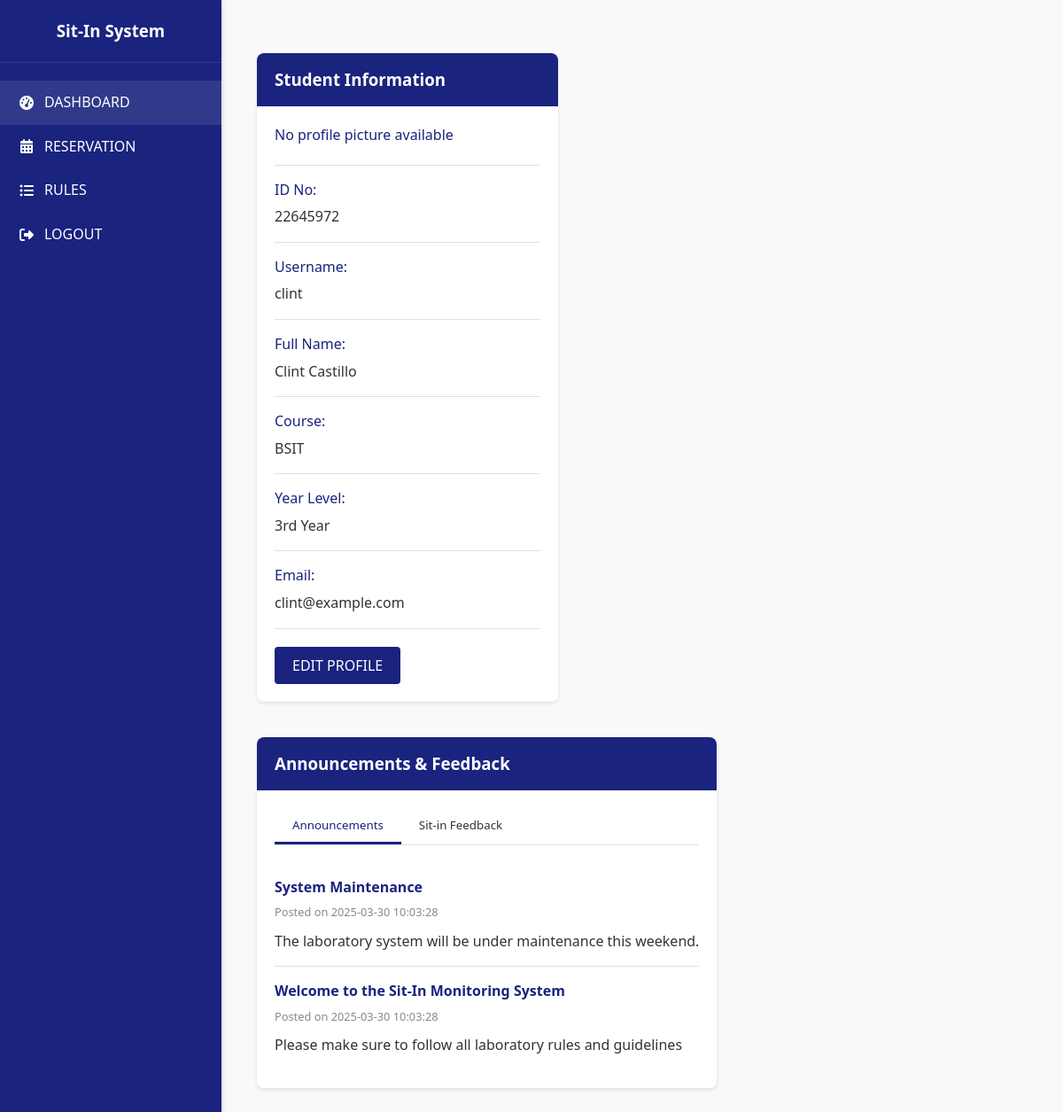
The app's page /dashboard (signed in) with its own data.
### tables this page shows
CREATE TABLE users (
        id INTEGER PRIMARY KEY AUTOINCREMENT,
        id_number TEXT UNIQUE NOT NULL,
        first_name TEXT NOT NULL,
        last_name TEXT NOT NULL,
        middle_name TEXT,
        email TEXT UNIQUE NOT NULL,
        course TEXT NOT NULL,
        level TEXT NOT NULL,
        username TEXT UNIQUE NOT NULL,
        password TEXT NOT NULL,
        profile_pic TEXT
    );

CREATE TABLE announcements (
        id INTEGER PRIMARY KEY AUTOINCREMENT,
        title TEXT NOT NULL,
        content TEXT NOT NULL,
        posted_date TIMESTAMP DEFAULT CURRENT_TIMESTAMP
    );

### app.py (the view)
@app.route('/dashboard')
@login_required
def dashboard():
    user = get_user(session['user_id'])
    db = get_db()
    announcements = db.execute('SELECT * FROM announcements ORDER BY posted_date DESC').fetchall()
    return render_template('dashboard.html', user=user, announcements=announcements)

### app.py (called while the page is built)
def get_db():
    db = getattr(g, '_database', None)
    if db is None:
        db = g._database = sqlite3.connect(DATABASE)
        db.row_factory = sqlite3.Row
    return db

@app.teardown_appcontext
def close_connection(exception):
    db = getattr(g, '_database', None)
    if db is not None:
        db.close()

def login_required(f):
    @wraps(f)
    def decorated_function(*args, **kwargs):
        if 'user_id' not in session:
            flash('Please log in to access this page', 'warning')
            return redirect(url_for('login'))
        return f(*args, **kwargs)
    return decorated_function

def get_user(user_id):
    db = get_db()
    user = db.execute('SELECT * FROM users WHERE id = ?', (user_id,)).fetchone()
    return user

### templates/dashboard.html (shortened to what this page needs)
{% extends 'base.html' %}
{% block dashboard_layout %}
<div class="dashboard">
    <div class="sidebar">
        <div class="sidebar-logo">
            <h3>Sit-In System</h3>
        </div>
        <div class="sidebar-nav">
            <a href="{{ url_for('dashboard') }}" class="active">
                <i class="fas fa-tachometer-alt"></i> DASHBOARD
            </a>
            <a href="{{ url_for('reservation') }}">
                <i class="fas fa-calendar-alt"></i> RESERVATION
            </a>
            <a href="{{ url_for('rules') }}">
                <i class="fas fa-list-ul"></i> RULES
            </a>
            <a href="{{ url_for('logout') }}">
                <i class="fas fa-sign-out-alt"></i> LOGOUT
            </a>
        </div>
    </div>
    <div class="content-area">
        <div class="main-content">
            <div class="profile-section">
                <div class="card">
                    <div class="card-header">
                        <h3>Student Information</h3>
                    </div>
                    <div class="card-body">
                        <div class="profile-info">
                            <div class="info-row">
                                {% if user['profile_pic'] %}
                                <div class="profile-image">
                                    <img src="{{ url_for('static', filename=user['profile_pic']) }}" alt="Profile Picture" style="max-width: 150px; max-height: 150px; border-radius: 5px;">
                                </div>
                                {% else %}
                                <div class="info-label">No profile picture available</div>
                                {% endif %}
                            </div>
                            <div class="info-row">
                                <div class="info-label">ID No:</div>
                                <div class="info-value">{{ user['id_number'] }}</div>
                            </div>
                            <div class="info-row">
                                <div class="info-label">Username:</div>
                                <div class="info-value">{{ user['username'] }}</div>
                            </div>
                            <div class="info-row">
                                <div class="info-label">Full Name:</div>
                                <div class="info-value">{{ user['first_name'] }} {% if user['middle_name'] %}{{ user['middle_name'] }} {% endif %}{{ user['last_name'] }}</div>
                            </div>
                            <div class="info-row">
                                <div class="info-label">Course:</div>
                                <div class="info-value">{{ user['course'] }}</div>
                            </div>
                            <div class="info-row">
                                <div class="info-label">Year Level:</div>
                                <div class="info-value">{{ user['level'] }}</div>
                            </div>
                            <div class="info-row">
                                <div class="info-label">Email:</div>
                                <div class="info-value">{{ user['email'] }}</div>
                            </div>
                            <div class="profile-actions">
                                <button class="btn" onclick="location.href='{{ url_for('edit_profile') }}'">EDIT PROFILE</button>
                            </div>
                        </div>
                    </div>
                </div>
                <div class="card">
                    <div class="card-header">
                        <h3>Announcements & Feedback</h3>
                    </div>
                    <div class="card-body">
                        <div class="tabs">
                            <button class="tab active" data-target="announcements-tab">Announcements</button>
                            <button class="tab" data-target="feedback-tab">Sit-in Feedback</button>
                        </div>
                        <div id="announcements-tab" class="tab-content active">
                            <div class="announcements">
                                {% for announcement in announcements %}
                                <div class="announcement-item">
                                    <div class="announcement-header">{{ announcement['title'] }}</div>
                                    <div class="announcement-date">Posted on {{ announcement['posted_date'] }}</div>
                                    <div class="announcement-content">{{ announcement['content'] }}</div>
                                </div>
                                {% endfor %}
                            </div>
                        </div>
                    </div>
                </div>
            </div>
        </div>
    </div>
</div>
{% endblock %}

### templates/base.html (shortened to what this page needs)
<!DOCTYPE html>
<html lang="en">
<head>
    <link rel="stylesheet" href="{{ url_for('static', filename='css/style.css') }}">
    <link rel="stylesheet" href="https://cdnjs.cloudflare.com/ajax/libs/font-awesome/6.4.0/css/all.min.css">
</head>
<body>
    {% block dashboard_layout %}
    {% endblock %}
</body>
</html>

### static/css/style.css (style rules this page uses)
:root { --primary-color: #1a237e; --secondary-color: #ffc107; --accent-color: #673ab7; --background-color: #f9f9f9; --text-color: #333; --light-gray: #e0e0e0; --white: #ffffff; --shadow: 0 2px 4px rgba(0, 0, 0, 0.1); }
* { margin: 0; padding: 0; box-sizing: border-box; font-family: 'Segoe UI', Tahoma, Geneva, Verdana, sans-serif; }
body { background-color: var(--background-color); color: var(--text-color); line-height: 1.6; }
.main-content { padding: 20px; max-width: 1200px; margin: 0 auto; }
.btn { display: inline-block; padding: 10px 20px; background-color: var(--primary-color); color: var(--white); border: none; border-radius: 4px; cursor: pointer; font-size: 16px; font-weight: 500; text-align: center; transition: background-color 0.3s, transform 0.1s; }
.dashboard { display: flex; min-height: 100vh; }
.sidebar { width: 250px; background-color: var(--primary-color); color: var(--white); padding: 20px 0; box-shadow: 2px 0 5px rgba(0, 0, 0, 0.1); }
.sidebar-logo { text-align: center; padding: 0 20px 20px; border-bottom: 1px solid rgba(255, 255, 255, 0.1); }
.sidebar-nav { margin-top: 20px; }
.sidebar-nav a { display: flex; align-items: center; padding: 12px 20px; color: var(--white); text-decoration: none; transition: background-color 0.3s; }
.sidebar-nav a:hover, .sidebar-nav a.active { background-color: rgba(255, 255, 255, 0.1); }
.sidebar-nav i { margin-right: 10px; width: 20px; text-align: center; }
.content-area { flex: 1; padding: 20px; overflow-y: auto; }
.card { background-color: var(--white); border-radius: 8px; box-shadow: var(--shadow); margin-bottom: 20px; overflow: hidden; }
.card-header { padding: 15px 20px; background-color: var(--primary-color); color: var(--white); font-weight: 500; display: flex; justify-content: space-between; align-items: center; }
.card-body { padding: 20px; }
.tabs { display: flex; border-bottom: 1px solid var(--light-gray); margin-bottom: 20px; }
.tab { padding: 10px 20px; cursor: pointer; background-color: transparent; border: none; border-bottom: 3px solid transparent; font-weight: 500; color: var(--text-color); transition: all 0.3s; }
.tab.active { color: var(--primary-color); border-bottom-color: var(--primary-color); }
.tab-content { display: none; }
.tab-content.active { display: block; }
.profile-section { display: flex; gap: 20px; flex-wrap: wrap; }
.profile-info { flex: 1; min-width: 300px; }
.info-row { margin-bottom: 15px; border-bottom: 1px solid var(--light-gray); padding-bottom: 15px; }
.info-label { font-weight: 500; margin-bottom: 5px; color: var(--primary-color); }
.info-value { color: var(--text-color); }
.profile-actions { display: flex; justify-content: flex-start; margin-top: 20px; gap: 10px; }
.announcements { max-height: 300px; overflow-y: auto; }
.announcement-item { border-bottom: 1px solid var(--light-gray); padding: 15px 0; }
.announcement-item:last-child { border-bottom: none; }
.announcement-header { font-weight: 600; color: var(--primary-color); margin-bottom: 5px; }
.announcement-date { font-size: 0.8rem; color: #888; }
.announcement-content { margin-top: 10px; }

### records on screen
users: id_number "22645972", username "clint", first_name "Clint", last_name "Castillo", course "BSIT", level "3rd Year", email "clint@example.com"
announcements: title "System Maintenance", posted_date "2025-03-30 10:03:28", content "The laboratory system will be under maintenance this weekend."
announcements: title "Welcome to the Sit-In Monitoring System", posted_date "2025-03-30 10:03:28", content "Please make sure to follow all laboratory rules and guidelines"
